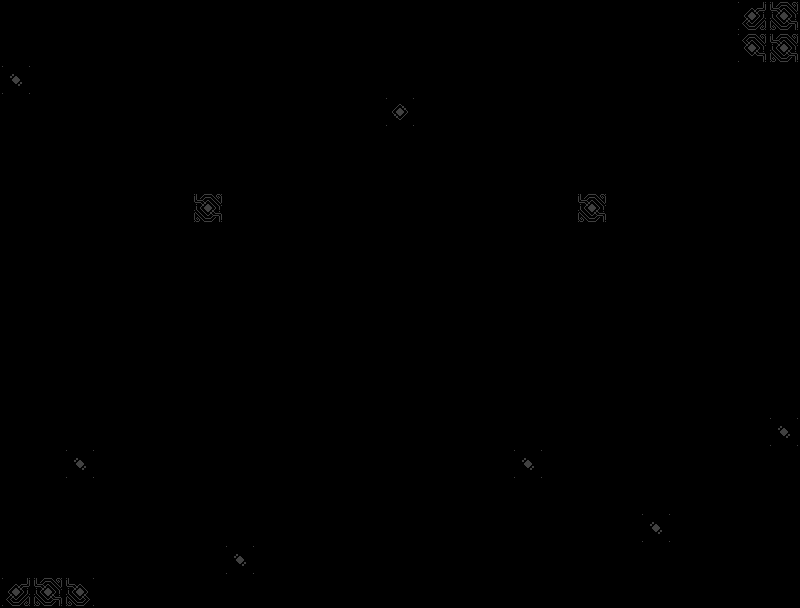

A level layout from a 2D game, rendered from its tile map. Below: a short description, then the map file with tile-grid data replaced by summaries:
An orthogonal 25x19 tile map with 32x32 px tiles, 3 tile layers (collision, ground_decorations, decorations).

<map version="1.2" tiledversion="1.3.4" orientation="orthogonal" renderorder="right-down" width="25" height="19" tilewidth="32" tileheight="32" infinite="0" nextlayerid="4" nextobjectid="1">
 <editorsettings>
  <export target="level_12.json" format="json" />
 </editorsettings>
 <tileset firstgid="1" source="nort_platform_tiles-Sheet.tsx" />
 <layer id="1" name="collision" width="25" height="19">
  <data>[475 cells, 200 non-empty, 18 distinct tile ids]</data>
 </layer>
 <layer id="2" name="ground_decorations" width="25" height="19">
  <data>[475 cells, 73 non-empty, 16 distinct tile ids]</data>
 </layer>
 <layer id="3" name="decorations" width="25" height="19">
  <data>[475 cells, 22 non-empty, 9 distinct tile ids]</data>
 </layer>
</map>
